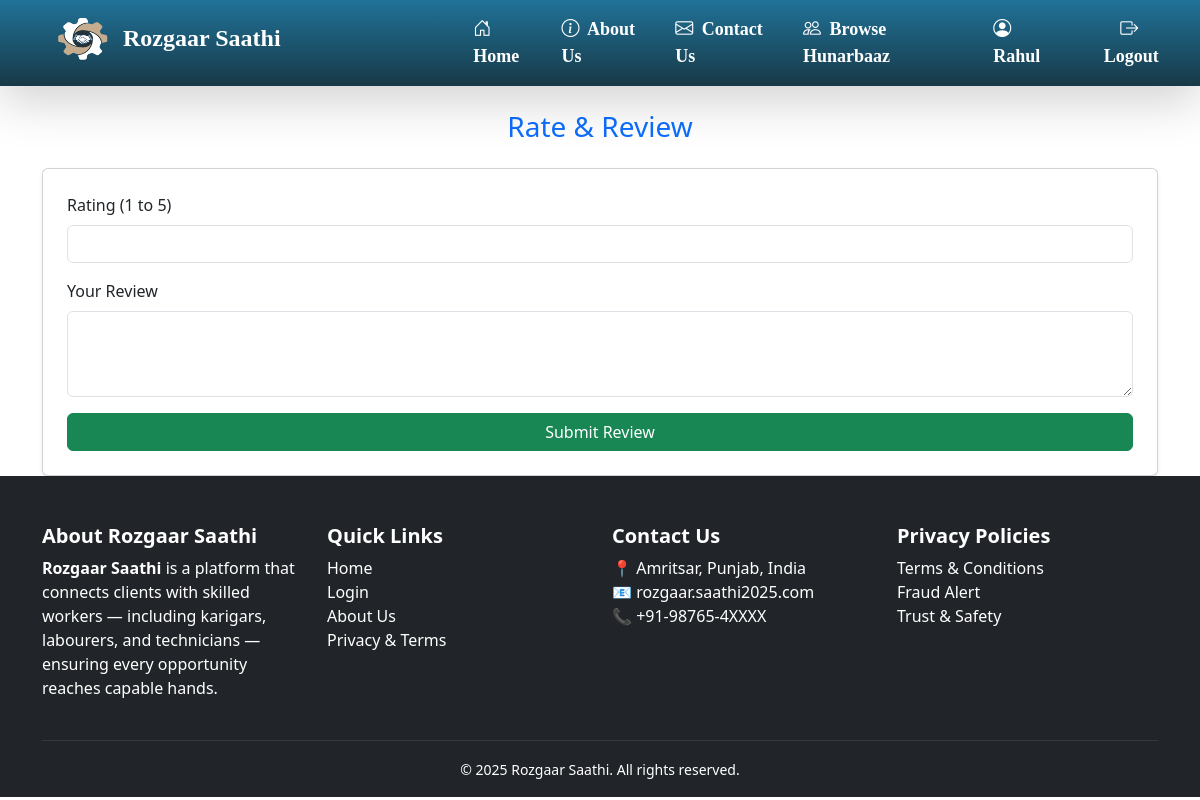
/client/mark-completed/21/ (signed in), run on an earlier commit of the app's database.
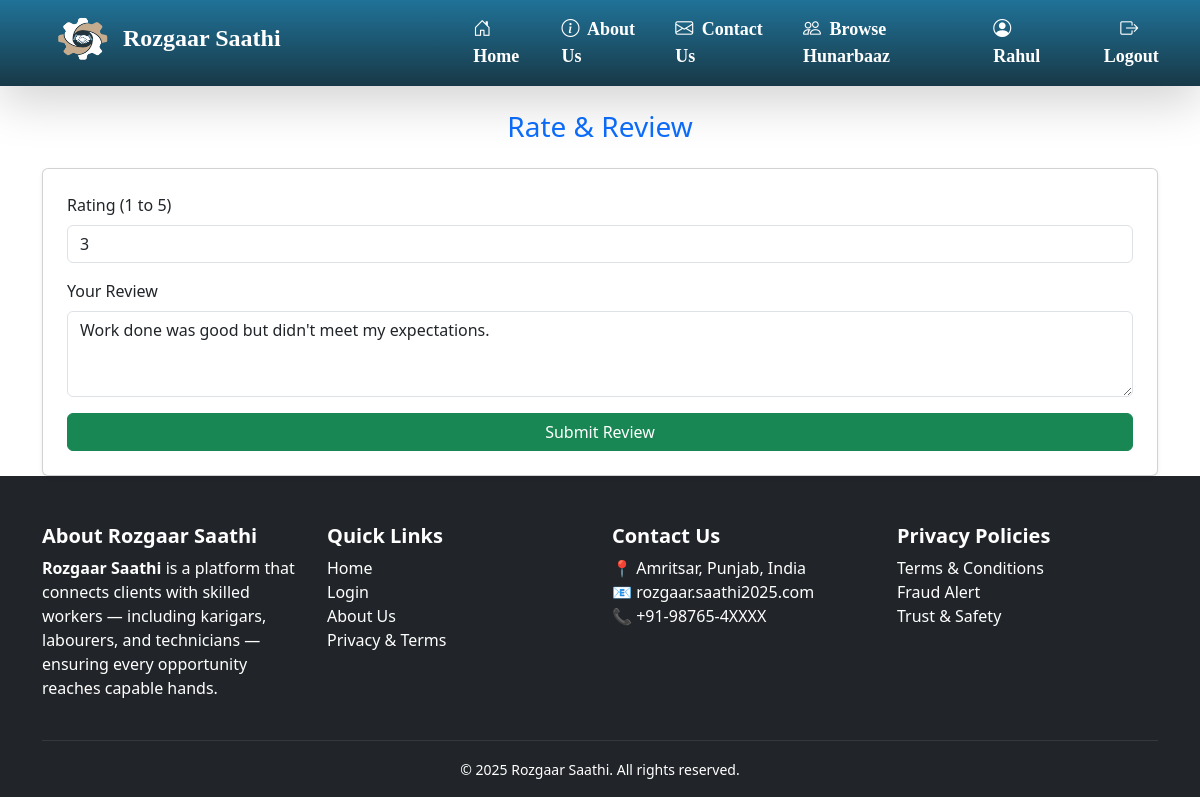
And on a later commit of the database.
### client/models.py (models this page shows, shortened)
class PostRequest(models.Model):
    client = models.ForeignKey(User, on_delete=models.CASCADE, related_name='sent_requests')
    hunarbaaz = models.ForeignKey('hunarbaaz.Hunarbaaz', on_delete=models.CASCADE, related_name='received_requests')
    job_description = models.TextField()
    location = models.CharField(max_length=100)
    start_date = models.DateField(help_text="Start date of the job",null=False,blank=True)
    end_date = models.DateField(help_text="Expected completion date",null=False,blank=True)
    JOB_TYPE_CHOICES = [
        ('residential', 'Residential'),
        ('commercial', 'Commercial'),
    ]
    job_type = models.CharField(max_length=20,choices=JOB_TYPE_CHOICES,default='residential',help_text="Type of job location")
    working_hours = models.PositiveIntegerField(
        null=True,
        blank=True,
        help_text="Estimated total working hours for this job"
    )
    is_accepted = models.BooleanField(null=True, blank=True)  # None = Pending, True = Accepted, False = Rejected
    is_completed = models.BooleanField(default=False)
    is_cancelled = models.BooleanField(default=False, help_text="Whether the client has cancelled the request")
    created_at = models.DateTimeField(auto_now_add=True)
    rating = models.IntegerField(
    validators=[MinValueValidator(1), MaxValueValidator(5)],
    null=True,
    blank=True,
    help_text="Client rating after completion (1 to 5)"
)
    review = models.TextField(null=True, blank=True, help_text="Optional client feedback")

### client/views.py (the view)
# urls.py: path('mark-completed/<int:request_id>/', views.mark_as_completed, name='mark_completed'),
@login_required
def mark_as_completed(request, request_id):
    post_request = get_object_or_404(PostRequest, id=request_id)
    if post_request.client != request.user:
        return HttpResponseForbidden("You are not authorized to complete this request.")
    if request.method == 'POST':
        form = ReviewForm(request.POST, instance=post_request)
        if form.is_valid():
            post_request.is_completed = True
            form.save()
            return redirect('client:request_status')
    else:
        form = ReviewForm(instance=post_request)
    return render(request, 'client/complete_review.html', {'form': form, 'post_request': post_request})

### client/forms.py
class ReviewForm(forms.ModelForm):
    class Meta:
        model = PostRequest
        fields = ['rating', 'review']
        widgets = {
            'rating': forms.NumberInput(attrs={
                'min': 1,
                'max': 5,
                'step': 1,  # ⬅ only integer step
                'class': 'form-control'
            }),
            'review': forms.Textarea(attrs={
                'rows': 3,
                'class': 'form-control'
            }),
        }

### client/templates/client/complete_review.html (shortened to what this page needs)
{% extends 'base/base.html' %}
{% block content %}
  <div class="container mt-4">
    <h3 class="text-center text-primary mb-4">Rate & Review</h3>
    <form method="post" class="card p-4 shadow-sm">
      <div class="mb-3">
        <label for="rating" class="form-label">Rating (1 to 5)</label>
        {{ form.rating }}
      </div>
      <div class="mb-3">
        <label for="review" class="form-label">Your Review</label>
        {{ form.review }}
      </div>
      <button type="submit" class="btn btn-success">Submit Review</button>
    </form>
  </div>
{% endblock %}

What changed in the data, as far as the page shows it:
changed PostRequest: rating (not shown) → "3"; review (not shown) → "Work done was good but didn't meet my expectations."
